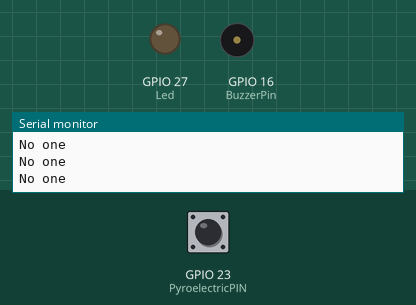
Recording of a sketch running on a simulated ESP32. On the bench: output pins drawn as LEDs (lit = HIGH), buzzer (waves = sounding), the last lines printed to the serial monitor. Dashed ring = blinking. The test bench sets the inputs (shaded band); at power-on: GPIO 23 (PyroelectricPIN) LOW.

Above: at 1.2 s.
1.3 s: GPIO 23 (PyroelectricPIN) driven HIGH
At 1.9 s:
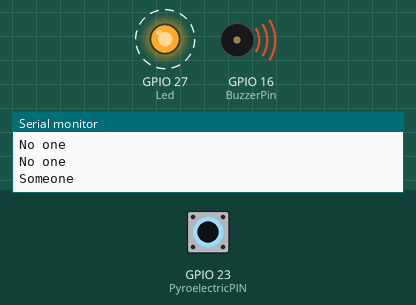
4.3 s: GPIO 23 (PyroelectricPIN) driven LOW
At 5.3 s:
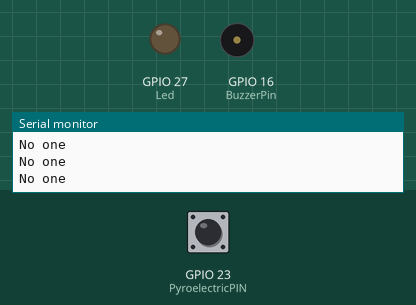
6.0 s: GPIO 23 (PyroelectricPIN) pulsed HIGH 2 times (0.12 s each, 0.3 s apart)
At 7.4 s:
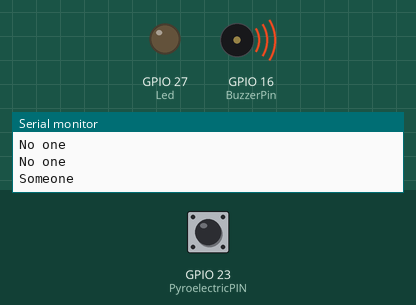
Timing chart, 0 to 9.1 s (numbered marks = the images above; inputs shaded):
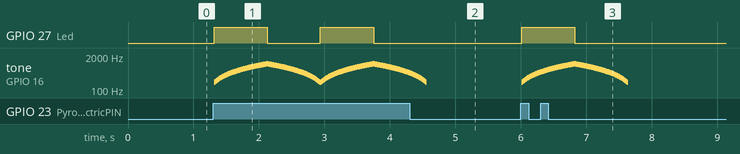

Measured:
- after the input at 1.3 s, GPIO 27 (Led): alternates HIGH for 0.81 s and LOW for 0.81 s, starting at once; tone on GPIO 16 (BuzzerPin): plays 200 Hz for 0.01 s, 210 Hz for 0.01 s, 220 Hz for 0.01 s, 230 Hz for 0.01 s, 240 Hz for 0.01 s, 250 Hz for 0.01 s … (295 notes in this stretch), starting at once
- after the input at 4.3 s, GPIO 27 (Led): stays LOW (without the input it goes to HIGH after 0.26 s)
- after the input at 6.0 s, GPIO 27 (Led): LOW → HIGH at once, → LOW 0.81 s later; tone on GPIO 16 (BuzzerPin): plays 200 Hz for 0.01 s, 210 Hz for 0.01 s, 220 Hz for 0.01 s, 230 Hz for 0.01 s, 240 Hz for 0.01 s, 250 Hz for 0.01 s … (161 notes in this stretch), starting at once

The sketch:

3.5Alarm-System.ino
```cpp
#define BuzzerPin 16        //Set buzzer pin to 16
#define PyroelectricPIN 23  //Set PIR mition sensor to 23
#define Led 27              //Set led pin to 27

void setup() {
  Serial.begin(9600);
  //Set the pins modes
  pinMode(BuzzerPin,OUTPUT);
  pinMode(PyroelectricPIN,INPUT);
  pinMode(Led,OUTPUT);
}
void loop() {
  //Read the value of PIR motion sensor
  int ReadValue = digitalRead(PyroelectricPIN);
  if(ReadValue){
    Serial.println("Someone");
    digitalWrite(Led,HIGH);
    //Alarm
    for(int i = 200; i<=1000; i+=10){
      tone(BuzzerPin,i);
      delay(10);
    }
    digitalWrite(Led,LOW);
    //Alarm
    for(int i = 1000; i>=200; i-=10){
      tone(BuzzerPin,i);
      delay(10);
    }
  }
  //Stop alarming
  noTone(BuzzerPin);
  Serial.println("No one");
}
```
